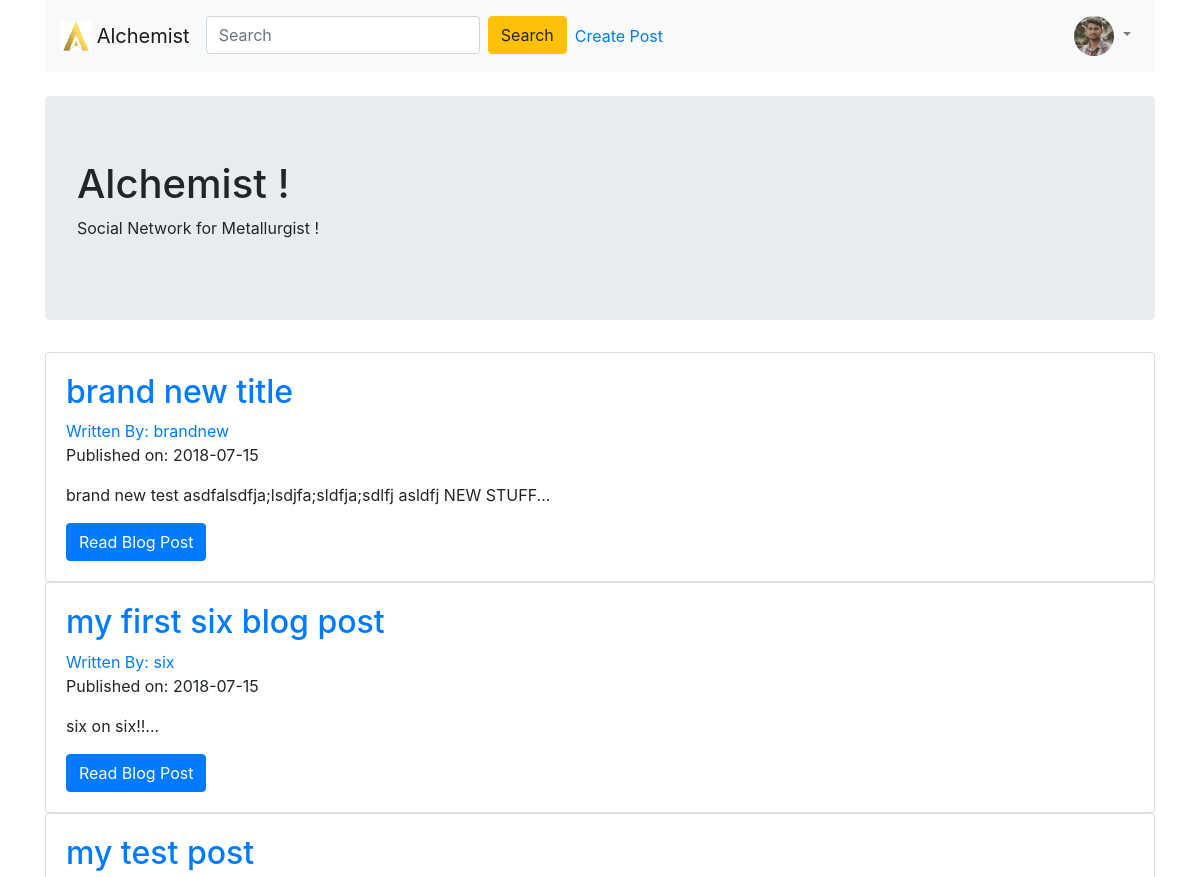
Page / (signed in, upper part) on the earlier database version.
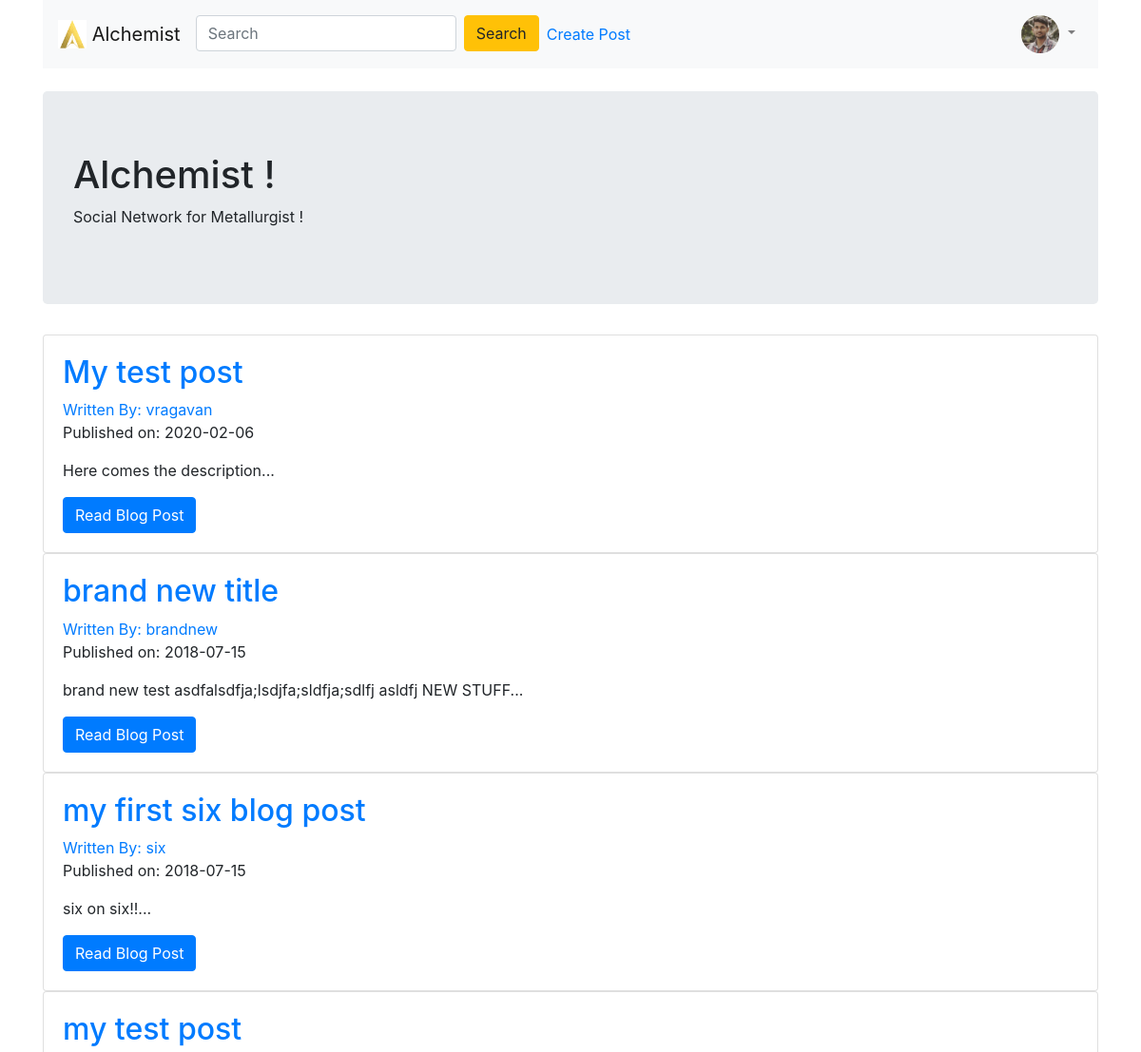
Same page on the later database version.
### alchemist/models.py (models this page shows, shortened)
class BlogPost(db.Model):
    users = db.relationship(User)
    id = db.Column(db.Integer, primary_key=True)
    user_id = db.Column(db.Integer, db.ForeignKey('users.id'), nullable=False)
    date = db.Column(db.DateTime, nullable=False, default=datetime.utcnow)
    title = db.Column(db.String(140), nullable=False)
    text = db.Column(db.Text, nullable=False)

class User(db.Model, UserMixin):
    __tablename__ = 'users'
    id = db.Column(db.Integer, primary_key = True)
    profile_image = db.Column(db.String(20), nullable=False, default='default_profile.png')
    email = db.Column(db.String(64), unique=True, index=True)
    username = db.Column(db.String(64), unique=True, index=True)
    password_hash = db.Column(db.String(128))
    posts = db.relationship('BlogPost', backref='author', lazy=True)

### alchemist/core/views.py (the view)
@core.route('/')
def index():
    page = request.args.get('page', 1, type=int)
    blog_posts = BlogPost.query.order_by(BlogPost.date.desc()).paginate(page=page, per_page=10)
    return render_template('index.html',blog_posts=blog_posts)

### alchemist/models.py (called while the page is built)
@login_manager.user_loader
def load_user(user_id):
    return User.query.get(user_id)

### alchemist/templates/index.html (shortened to what this page needs)
{% extends "base.html" %}
{% block content %}
<div class="container">
  <div class="jumbotron">
    <h1>Alchemist !</h1>
    <p>Social Network for Metallurgist !</p>
  </div>
    {% for post in blog_posts.items %}
    <div class="card" >
      <div class="card-body">
        <h2><a class="card-title" href="  {{ url_for('blog_posts.blog_post', blog_post_id=post.id) }}">{{ post.title }}</a></h2>
        <a href="{{ url_for('users.user_posts', username=post.author.username) }}">Written By: {{ post.author.username }}</a>
        <p>Published on: {{ post.date.strftime('%Y-%m-%d') }}</p>
        <p class="card-text">{{ post.text[:100] }}...</p>
        <a href="{{ url_for('blog_posts.blog_post', blog_post_id=post.id) }}" class="btn btn-primary">Read Blog Post</a>
      </div>
    </div>
   {% endfor %}
{% endblock %}

Differences in the rows shown:
added BlogPost: title "My test post", author.username "vragavan", date "2020-02-06", text "Here comes the description"
